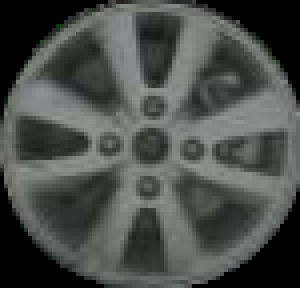
#> input picture 学习数字图像/005B.png, 75 x 72 px (shown 4 times larger)
$ python '傅里叶变换.py'   (older library calls are emulated)
#> lines starting #> are read from the running program, lines starting #| are printed output that depends on the picture; after the words box and inside, x2 and y2 are one past the last pixel; in counts of white or black regions, pixels touching at a corner belong together
import cv2
import numpy as np
from PIL import Image, ImageDraw
import matplotlib.pyplot as plt
import matplotlib
from scipy.signal import find_peaks

# 解决中文显示问题
matplotlib.rcParams['font.sans-serif'] = ['SimHei']  # 用来正常显示中文标签
matplotlib.rcParams['axes.unicode_minus'] = False  # 用来正常显示负号
# 显示图像
plt.rcParams['font.sans-serif'] = ['SimHei']  # 用来正常显示中文标签
plt.rcParams['axes.unicode_minus'] = False  # 用来正常显示负号
matplotlib.use('TkAgg')


def convert_to_circle(image_path, size=64):
    # 读取图像
#> called with image_path = '005B.png', size = 64
    image = cv2.imread(image_path)
#> image is the input picture: shape (72, 75, 3); mean B, G, R 73.5, 76.8, 73
    if image is None:
        print("无法读取图像，请检查图像路径是否正确。")
        return

    # 转换为 PIL 图像
    pil_image = Image.fromarray(cv2.cvtColor(image, cv2.COLOR_BGR2RGB))

    # 将图像转换为灰度图以便处理
    gray_image = pil_image.convert('L')
    # 将图像转换为 numpy 数组
    img_array = np.array(gray_image)

    # 找到非零像素的坐标
    rows, cols = np.nonzero(img_array)
#> rows = 4451 values from 0 to 71; cols = 4451 values, max 74 at index 1464, min 0 at index 1613, mean 37.27
    if len(rows) == 0 or len(cols) == 0:
        return Image.new("RGB", (size, size), (0, 0, 0)), (0, 0), 0

    # 计算椭圆的边界
    min_row, max_row = np.min(rows), np.max(rows)
#> min_row = 0; max_row = 71
    min_col, max_col = np.min(cols), np.max(cols)
#> min_col = 0; max_col = 74
    # 计算椭圆的长短轴长度
    major_axis = max(max_row - min_row, max_col - min_col)
#> major_axis = 74
    minor_axis = min(max_row - min_row, max_col - min_col)
#> minor_axis = 71

    # 计算缩放比例
    scale_ratio = major_axis / minor_axis if minor_axis != 0 else 1
#> scale_ratio = 1.04

    # 根据长短轴方向进行缩放
    if max_row - min_row > max_col - min_col:
        new_width = int(pil_image.width * scale_ratio)
        resized_image = pil_image.resize((new_width, pil_image.height))
    else:
        new_height = int(pil_image.height * scale_ratio)
#> new_height = 75
        resized_image = pil_image.resize((pil_image.width, new_height))
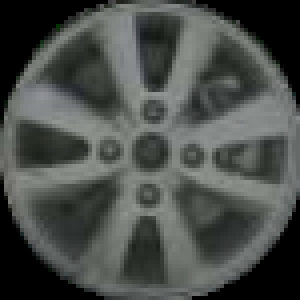
#> resized_image: PIL image 75x75 RGB (shown 4 times larger); mean R, G, B 73.1, 76.9, 73.5

    # 重新计算灰度图和非零像素坐标
    gray_resized = resized_image.convert('L')
    resized_array = np.array(gray_resized)
    rows, cols = np.nonzero(resized_array)
#> rows = 4670 values from 0 to 74; cols = 4670 values, max 74 at index 1536, min 0 at index 1685, mean 37.28

    # 再次计算椭圆的边界
    min_row, max_row = np.min(rows), np.max(rows)
#> max_row = 74
    min_col, max_col = np.min(cols), np.max(cols)

    # 计算中心
    center_x = (min_col + max_col) // 2
#> center_x = 37
    center_y = (min_row + max_row) // 2
#> center_y = 37
    # 计算半径
    radius = max(max_row - min_row, max_col - min_col) // 2
#> radius = 37

    # 创建圆形掩码
    mask = Image.new('L', resized_image.size, 0)
#> mask: PIL image 75x75 L; every value is 0
    draw = ImageDraw.Draw(mask)
    draw.ellipse((center_x - radius, center_y - radius, center_x + radius, center_y + radius), fill=255)

    # 应用掩码裁剪图像
    result = Image.composite(resized_image, Image.new("RGB", resized_image.size, (0, 0, 0)), mask)

    # 调整图像大小为指定尺寸
    final_image = result.resize((size, size))
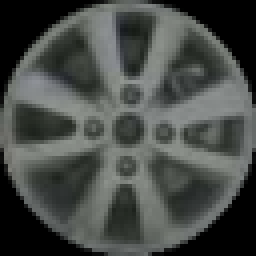
#> final_image: PIL image 64x64 RGB (shown 4 times larger); mean R, G, B 70.6, 74.2, 71

    return final_image, (center_x, center_y), radius


# 调用函数进行转换
image_path = '005B.png'
final_image, center, radius = convert_to_circle(image_path, size=64)
#> center = (37, 37); radius = 37

print(f"圆心坐标: {center}")
#| 圆心坐标: (37, 37)
print(f"半径: {radius}")
#| 半径: 37

# 将 PIL 图像转换为 numpy 数组
array_image = np.array(final_image)

# 转换为灰度图像
gray_image = cv2.cvtColor(array_image, cv2.COLOR_RGB2GRAY)
#> gray_image: shape (64, 64)
# 高斯模糊
blur_image = cv2.GaussianBlur(gray_image, (5, 5), 0)
# 二值化
ret, binary_image = cv2.threshold(blur_image, 0, 255, cv2.THRESH_BINARY + cv2.THRESH_OTSU)
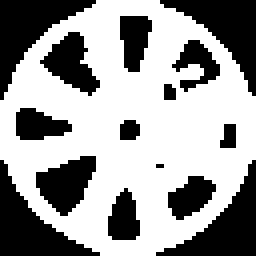
#> binary_image: shape (64, 64) (shown 4 times larger); 60.4% white; 15 black regions (2 under 20 px), largest, box (x1, y1, x2, y2) and area: (0, 40, 25, 64) 232, (0, 0, 24, 25) 229, (39, 40, 64, 64) 225
#> ret = 65

# 锐化操作：使用拉普拉斯算子
laplacian = cv2.Laplacian(binary_image, cv2.CV_64F)
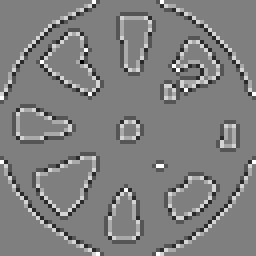
#> laplacian: shape (64, 64) float64 (shown 4 times larger); min -765, max 765, mean 0.7; drawn with min black and max white
sharpened_image = gray_image - laplacian
sharpened_image = np.uint8(np.clip(sharpened_image, 0, 255))

# 进行二维傅里叶变换
f = np.fft.fft2(sharpened_image)
# 频谱中心化
fshift = np.fft.fftshift(f)
# 计算频谱幅度
magnitude_spectrum = 20 * np.log(np.abs(fshift) + 1e-10)  # 避免 log(0) 警告
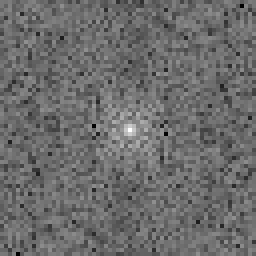
#> magnitude_spectrum: shape (64, 64) float64 (shown 4 times larger); min 90.06, max 255.9, mean 160.4; drawn with min black and max white

# 找到频谱中心
rows, cols = sharpened_image.shape
#> rows = 64; cols = 64
crow, ccol = rows // 2, cols // 2
#> crow = 32; ccol = 32

# 动态调整环形区域半径
radius_inner = int(radius * 0.2)
#> radius_inner = 7
radius_outer = int(radius * 0.8)
#> radius_outer = 29

# 提取频谱的环形区域
mask = np.zeros((rows, cols), np.uint8)
y, x = np.ogrid[:rows, :cols]
#> y = 64 values from 0 to 63
mask_area = (x - ccol) ** 2 + (y - crow) ** 2 <= radius_outer ** 2
#> mask_area: shape (64, 64) bool; 64.2% white; 1 black region, box (x1, y1, x2, y2) and area: (0, 0, 64, 64) 1467
mask_area &= (x - ccol) ** 2 + (y - crow) ** 2 >= radius_inner ** 2
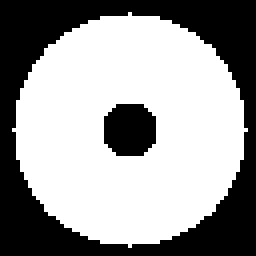
#> mask_area: shape (64, 64) bool (shown 4 times larger); 60.6% white; 2 black regions, box (x1, y1, x2, y2) and area: (0, 0, 64, 64) 1467, (26, 26, 39, 39) 145
mask[mask_area] = 1
fshift_masked = fshift * mask
magnitude_spectrum_masked = 20 * np.log(np.abs(fshift_masked) + 1e-10)  # 避免 log(0) 警告
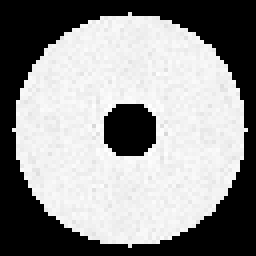
#> magnitude_spectrum_masked: shape (64, 64) float64 (shown 4 times larger); min -460.5, max 191.5, mean -84.4; drawn with min black and max white

# 计算角度方向上的能量分布
angles = np.linspace(0, 2 * np.pi, 360)
energy_angles = []
for angle in angles:
    x = int(ccol + radius_outer * np.cos(angle))
    y = int(crow + radius_outer * np.sin(angle))
    energy_angles.append(magnitude_spectrum_masked[y, x])
#> this loop made 360 passes
#> (x, y) on passes 1 to 3: (61, 32), (60, 32), (60, 33)
#> after the loop, energy_angles = 360 values, max 181.7 at index 72, min -460.5 at index 104, mean -152.9

# 找到能量分布的峰值
peaks, _ = find_peaks(energy_angles, height=5, distance=30)
#> peaks = [27, 72, 128, 158, 270, 307, 339]
spoke_count = len(peaks)
#> spoke_count = 7

print(f"轮毂的辐条数: {spoke_count}")
#| 轮毂的辐条数: 7

# 显示裁剪后的圆形图像、锐化后的图像和频谱
plt.figure(figsize=(15, 5))
plt.subplot(131)
plt.imshow(final_image)
plt.title('裁剪后的圆形图像')
plt.axis('off')

plt.subplot(132)
plt.imshow(sharpened_image, cmap='gray')
plt.title('锐化后的图像')
plt.axis('off')

plt.subplot(133)
plt.imshow(magnitude_spectrum_masked, cmap='gray')
plt.title('频谱（环形区域）')
plt.axis('off')

plt.show()
